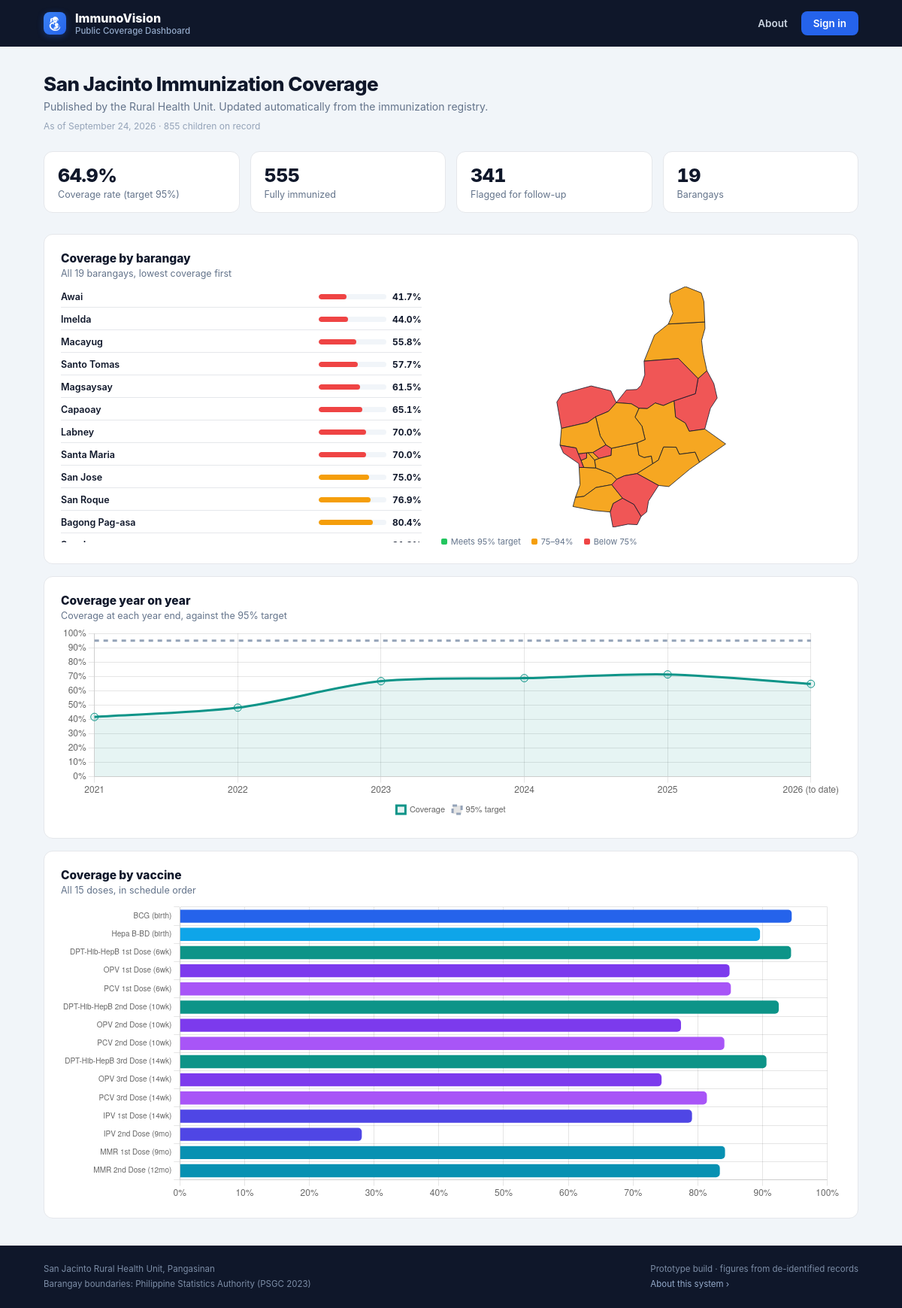
Page /coverage on the committed database.
### models.py (models this page shows)
class Barangay(db.Model):
    __tablename__ = "barangays"
    id = db.Column(db.Integer, primary_key=True)
    name = db.Column(db.String(100), unique=True, nullable=False)
    children = db.relationship("Child", backref="barangay", lazy="dynamic")
    users = db.relationship("User", backref="barangay", lazy="dynamic")

### app.py (the view)
@auth_bp.route("/coverage")
def public_coverage():
    order = {name: i for i, (_c, name, _a, _d, _r) in enumerate(dp.VACCINE_SCHEDULE)}
    rows = sorted(coverage_by_vaccine(), key=lambda r: order.get(r["vaccine"], 99))
    stats = dashboard_stats()
    with_records = Barangay.query.join(Child, Child.barangay_id == Barangay.id).distinct().count()
    return render_template(
        "public_coverage.html",
        by_vaccine=rows, vaccine_colours=vaccine_colours(rows), vaccine_labels=schedule_labels(rows),
        map_shapes=map_markers("heatmap"),
        by_barangay=sorted(coverage_by_barangay(), key=lambda r: r["coverage"]),
        trend=yearly_trend(),
        stats=stats,
        total_children=stats["total_children"], at_risk=stats["at_risk"],
        fully_immunized=stats["fully_immunized"], coverage_rate=stats["coverage_rate"],
        barangay_count=Barangay.query.count(), barangays_with_records=with_records,
        as_of=f"{date.today():%B} {date.today().day}, {date.today():%Y}",
    )

### app.py (called while the page is built)
def _children_query(barangay_id=None):
    q = Child.query
    return q.filter(Child.barangay_id == barangay_id) if barangay_id else q

def _cache(key, builder):
    if not has_request_context():
        return builder()
    store = getattr(g, "_iv_cache", None)
    if store is None:
        store = g._iv_cache = {}
    if key not in store:
        store[key] = builder()
    return store[key]

def _vaccine_types_by_id():
    return _cache("vaccine_types", lambda: {vt.id: vt for vt in VaccineType.query.all()})

def _records_by_child():
    def build():
        out = defaultdict(list)
        for record in VaccinationRecord.query.all():
            out[record.child_id].append(record)
        return out
    return _cache("records", build)

def _latest_risk_by_child():
    def build():
        out = {}
        for ra in RiskAssessment.query.order_by(
            RiskAssessment.computed_at.asc(), RiskAssessment.id.asc()
        ).all():
            out[ra.child_id] = ra  # later rows overwrite earlier -> newest wins
        return out
    return _cache("risk", build)

def _due_and_missed(child, with_codes=False):
    vt_by_id = _vaccine_types_by_id()
    age = child.age_in_days
    due = missed = 0
    codes = []
    for record in _records_by_child().get(child.id, ()):
        vt = vt_by_id.get(record.vaccine_type_id)
        if vt is not None and vt.recommended_age_days <= age:
            due += 1
            if record.date_administered is None:
                missed += 1
                codes.append(vt.code)
    return (due, missed, codes) if with_codes else (due, missed)

def _is_fully_immunized(child):
    due, missed = _due_and_missed(child)
    return True if due == 0 else ((due - missed) / due >= 0.9)

def dashboard_stats(barangay_id=None):
    children = _children_query(barangay_id).all()
    total = len(children)
    fully = sum(1 for c in children if _is_fully_immunized(c))
    risk = _latest_risk_by_child()
    at_risk = sum(1 for c in children
                  if (ra := risk.get(c.id)) and ra.risk_label == "At-Risk")
    return {
        "total_children": total, "fully_immunized": fully, "at_risk": at_risk,
        "coverage_rate": round((fully / total) * 100, 1) if total else 0.0,
    }

def dose_age_label(days):
    if days <= 0:
        return "birth"
    if days < 180:
        return f"{round(days / 7)}wk"
    return f"{round(days / 30.44)}mo"

### models.py (called while the page is built)
    @property
    def age_in_days(self):
        return (date.today() - self.date_of_birth).days

### templates/public_coverage.html (shortened to what this page needs)
{% extends "base.html" %}
{% from "_brand.html" import brand_mark %}
{% from "_icons.html" import icon %}
{% block body %}
<div class="pd">
<nav class="pd-nav">
  <div class="pd-wrap">
    {{ brand_mark(30, 8) }}
    <div class="n">ImmunoVision<span>Public Coverage Dashboard</span></div>
    <div class="links">
      <a href="{{ url_for('auth.index') }}">About</a>
      <a class="btn" href="{{ url_for('auth.login') }}">Sign in</a>
    </div>
  </div>
</nav>
<div class="pd-wrap">
  <div class="pd-head">
    <h1>San Jacinto Immunization Coverage</h1>
    <p>Published by the Rural Health Unit. Updated automatically from the immunization registry.</p>
    <div class="pd-asof">
      As of {{ as_of }} &middot; {{ total_children }} children on record
    </div>
  </div>
  <div class="pd-stats">
    <div class="pd-stat"><b>{{ coverage_rate }}%</b><span>Coverage rate (target 95%)</span></div>
    <div class="pd-stat"><b>{{ fully_immunized }}</b><span>Fully immunized</span></div>
    <div class="pd-stat"><b>{{ at_risk }}</b><span>Flagged for follow-up</span></div>
    <div class="pd-stat"><b>{{ barangay_count }}</b><span>Barangays</span></div>
  </div>
  <div class="pd-section">
    <div class="pd-panel" style="margin-bottom:16px;">
      <h2>Coverage by barangay</h2>
      <div class="sub">All {{ barangay_count }} barangays, lowest coverage first</div>
      <div class="pd-geo">
        <div class="pd-map">
          <svg viewBox="0 0 1000 1000" role="img"
               aria-label="Map of San Jacinto's {{ barangay_count }} barangays shaded by immunization coverage.">
            {% set fills = {'green': '#22c55e', 'amber': '#f59e0b', 'red': '#ef4444', 'none': '#cbd5e1'} %}
            {% for b in map_shapes %}
            <path d="{{ b.d }}" fill="{{ fills.get(b.color, '#94a3b8') }}" fill-opacity=".9">
              <title>{{ b.barangay }}: {{ b.coverage }}%</title>
            </path>
            {% endfor %}
          </svg>
          <div class="pd-legend">
            <span><i style="background:#22c55e"></i>Meets 95% target</span>
            <span><i style="background:#f59e0b"></i>75&ndash;94%</span>
            <span><i style="background:#ef4444"></i>Below 75%</span>
          </div>
        </div>
        <div class="pd-bgy">
          {% for r in by_barangay %}
          <div class="pd-bgy-row">
            <span class="n">{{ r.barangay }}</span>
            <span class="progress-track">
              <span class="progress-fill {{ coverage_color(r.coverage, r.children) }}" style="width:{{ r.coverage }}%"></span>
            </span>
            <span class="p">{{ r.coverage }}%</span>
          </div>
          {% endfor %}
        </div>
      </div>
    </div>
    <div class="pd-panel" style="margin-bottom:16px;">
      <h2>Coverage year on year</h2>
      <div class="sub">Coverage at each year end, against the 95% target</div>
      <div class="chart-box" style="height:260px;margin-top:6px;"><canvas id="pdTrend"></canvas></div>
    </div>
    <div class="pd-panel">
      <h2>Coverage by vaccine</h2>
      <div class="sub">All 15 doses, in schedule order</div>
      <div class="chart-box" style="height:400px;margin-top:6px;"><canvas id="pdVaccine"></canvas></div>
    </div>
  </div>
</div>
<footer class="pd-foot">
  <div class="pd-wrap">
    <p>
      San Jacinto Rural Health Unit, Pangasinan<br>
      Barangay boundaries: Philippine Statistics Authority (PSGC 2023)
    </p>
    <p>
      Prototype build &middot; figures from de-identified records<br>
      <a href="{{ url_for('auth.index') }}" style="color:#93a9c9;">About this system &rsaquo;</a>
    </p>
  </div>
</footer>
</div>
{% endblock %}
{% block extra_js %}
<script>
Chart.defaults.maintainAspectRatio = false; Chart.defaults.responsive = true;
new Chart(document.getElementById('pdVaccine'), {
  type: 'bar',
  data: {
    labels: {{ vaccine_labels|tojson }},
    datasets: [{ data: [{% for r in by_vaccine %}{{ r.pct }},{% endfor %}],
                 backgroundColor: {{ vaccine_colours|tojson }}, borderRadius: 5 }]
  },
  options: {
    indexAxis: 'y',
    plugins: {
      legend: { display: false },
      tooltip: { callbacks: { label: c => c.raw + '% of eligible children' } }
    },
    scales: {
      x: { max: 100, ticks: { callback: v => v + '%' } },
      y: { ticks: { autoSkip: false, font: { size: 10 } } }
    }
  }
});
new Chart(document.getElementById('pdTrend'), {
  type: 'line',
  data: {
    labels: [{% for y, v, n in trend %}{{ y|tojson }},{% endfor %}],
    datasets: [
      { label: 'Coverage', data: [{% for y, v, n in trend %}{{ v }},{% endfor %}],
        borderColor: '#0d9488', backgroundColor: 'rgba(13,148,136,.10)',
        fill: true, tension: .3, pointRadius: 5 },
      { label: '95% target', data: [{% for y, v, n in trend %}95,{% endfor %}],
        borderColor: '#94a3b8', borderDash: [6,6], pointRadius: 0 }
    ]
  },
  options: {
    plugins: { legend: { position: 'bottom', labels: { boxWidth: 12, font: { size: 11 } } } },
    scales: { y: { min: 0, max: 100, ticks: { callback: v => v + '%' } } }
  }
});
</script>
{% endblock %}

### templates/base.html (shortened to what this page needs)
<!DOCTYPE html>
<html lang="en">
<head>
<link rel="stylesheet" href="{{ url_for('static', filename='css/style.css') }}">
</head>
<body data-role="{{ role|default('') }}">
{% block body %}{% endblock %}
{% block extra_js %}{% endblock %}
</body>
</html>

### templates/_brand.html (shortened to what this page needs)
{% set MARK_SIMPLE = "M53 30a23 23 0 1 1-9.5-18.6 2.6 2.6 0 0 1-3 4.2A17.8 17.8 0 1 0 47.8 30ZM27 16a9 9 0 1 1 0 18 9 9 0 0 1 0-18ZM17 47c0-6.6 4.5-11.5 10-11.5S37 40.4 37 47ZM41 28.5a7.5 7.5 0 1 1 0 15 7.5 7.5 0 0 1 0-15ZM41 30.5a5.5 5.5 0 1 0 0 11 5.5 5.5 0 0 0 0-11Z" %}
{% macro brand_mark(size=44, radius=12) %}
<span class="brand-mark" style="--mark-size:{{ size }}px;--mark-radius:{{ radius }}px;" aria-hidden="true">
  <svg viewBox="0 0 64 64" xmlns="http://www.w3.org/2000/svg" focusable="false">
    <path fill="currentColor" fill-rule="evenodd" d="{{ MARK_SIMPLE if size < 28 else MARK_FULL }}"/>
  </svg>
</span>
{% endmacro %}

### static/css/style.css (style rules this page uses)
:root { --navy-950: #0f172a; --navy-900: #111827; --navy-800: #1e293b; --slate-bg: #f1f5f9; --slate-bg-2: #f8fafc; --card-bg: #ffffff; --border: #e5e7eb; --border-strong: #d1d5db; --text-primary: #0f172a; --text-secondary: #64748b; --text-muted: #94a3b8; --primary: #2563eb; --primary-dark: #1d4ed8; --primary-light: #dbeafe; --teal: #0d9488; --teal-light: #14b8a6; --violet: #7c3aed; --violet-light: #a855f7; --purple: #9333ea; --green: #16a34a; --green-light: #22c55e; --green-bg: #dcfce7; --red: #dc2626; --red-light: #ef4444; --red-bg: #fee2e2; --amber: #d97706; --amber-light: #f59e0b; --amber-bg: #fef3c7; --orange: #ea580c; --orange-light: #f97316; --orange-bg: #ffedd5; --pink: #ec4899; --pink-bg: #fce7f3; --radius-sm: 8px; --radius: 12px; --radius-lg: 16px; --radius-pill: 999px; --shadow-sm: 0 1px 2px rgba(15, 23, 42, 0.06); --shadow: 0 1px 3px rgba(15, 23, 42, 0.08), 0 1px 2px rgba(15, 23, 42, 0.04); --shadow-lg: 0 10px 30px rgba(15, 23, 42, 0.15); --sidebar-width: 264px; --sidebar-width-collapsed: 76px; --role-accent: var(--primary); --role-accent-dark: var(--primary-dark); }
* { box-sizing: border-box; }
html, body { margin: 0; padding: 0; font-family: "Inter", -apple-system, BlinkMacSystemFont, "Segoe UI", Roboto, sans-serif; color: var(--text-primary); background: var(--slate-bg); font-size: 14px; }
a { color: inherit; text-decoration: none; }
.brand-mark { width: var(--mark-size, 44px); height: var(--mark-size, 44px); border-radius: var(--mark-radius, 12px); background: linear-gradient(135deg, #3b82f6, #2563eb); display: inline-flex; align-items: center; justify-content: center; flex-shrink: 0; color: #fff; box-shadow: 0 2px 8px rgba(37, 99, 235, 0.35); }
.brand-mark svg { width: 80%; height: 80%; display: block; }
.btn { display: inline-flex; align-items: center; justify-content: center; gap: 8px; padding: 11px 20px; border-radius: var(--radius-pill); font-weight: 700; font-size: 14px; border: none; cursor: pointer; transition: filter .12s, transform .05s; white-space: nowrap; }
.progress-track { width: 90px; height: 7px; background: var(--slate-bg); border-radius: 999px; overflow: hidden; display: inline-block; vertical-align: middle; margin-right: 8px; }
.progress-fill { display: block; height: 100%; border-radius: 999px; }
.progress-fill.amber { background: var(--amber-light); }
.progress-fill.red { background: var(--red-light); }
.chart-box { position: relative; height: 280px; }
html { scroll-behavior: smooth; }

### rows in the picture
Barangay: barangay "Awai", coverage "41.7"
Barangay: barangay "Imelda", coverage "44.0"
Barangay: barangay "Macayug", coverage "55.8"
Barangay: barangay "Santo Tomas", coverage "57.7"
Barangay: barangay "Magsaysay", coverage "61.5"
Barangay: barangay "Capaoay", coverage "65.1"
Barangay: barangay "Labney", coverage "70.0"
Barangay: barangay "Santa Maria", coverage "70.0"
Barangay: barangay "San Jose", coverage "75.0"
Barangay: barangay "San Roque", coverage "76.9"
Barangay: barangay "Bagong Pag-asa", coverage "80.4"

### other values in the picture
{{ as_of }} "September 24, 2026"
{{ total_children }} "855"
{{ coverage_rate }} "64.9"
{{ fully_immunized }} "555"
{{ at_risk }} "341"
{{ barangay_count }} "19"
chart data {{ r.pct }} 94.5, 89.6, 94.4, 84.9, 85.1, 92.5, 77.4, 84.1, 90.6, 74.4, 81.4, 79.1, 28.1, 84.2, 83.4
